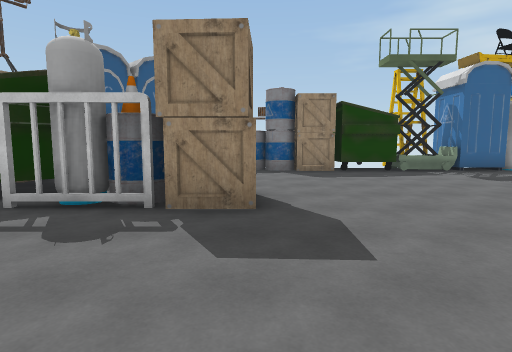
[1] (above)

24 first-person views from a walk through a scene from a Unity 3-D project. The camera is 1.5 m above the floor, tilts 6° down and sees 80° across. The floor is counted in squares, 2 m on a side. Each view is taken from the middle of a square. On the plan, view 1 faces up. The plan holds only what a view shows up to about 10 squares ahead; the rest is blank. The place goes on beyond the plan. The player is left out.

[2]
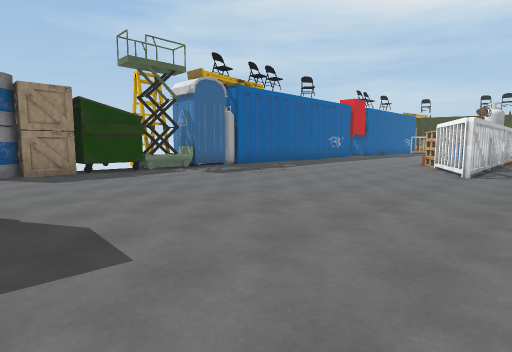

[3]
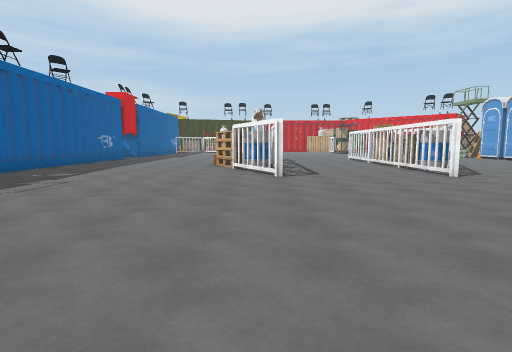

[4]
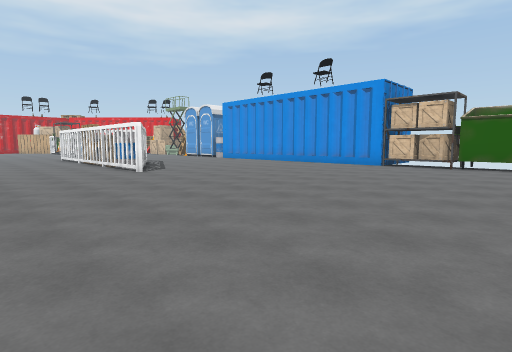

[5]
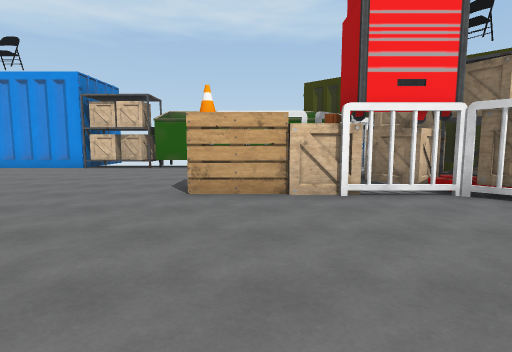

[6]
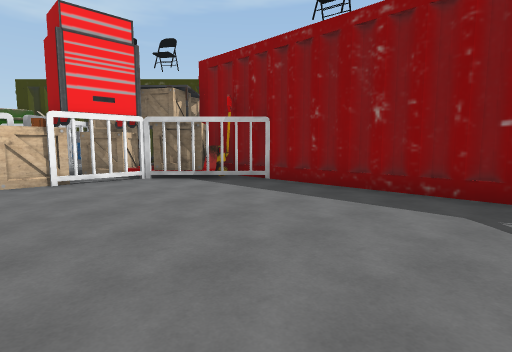

[7]
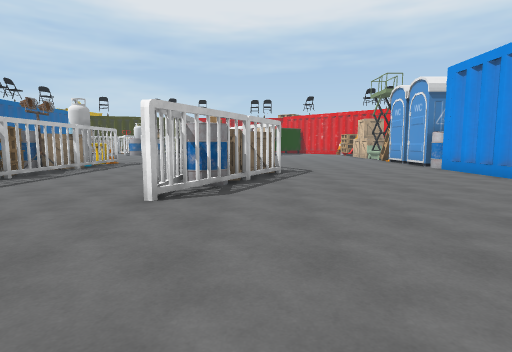

[8]
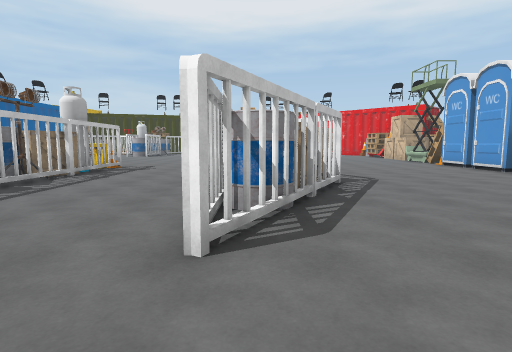

[9]
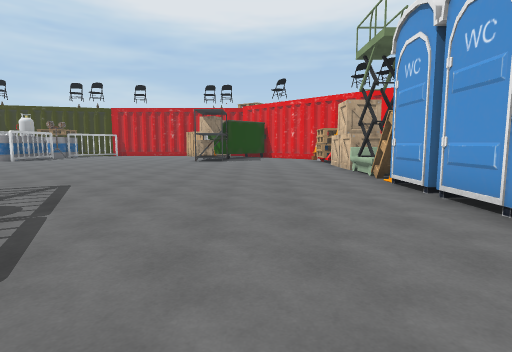

[10]
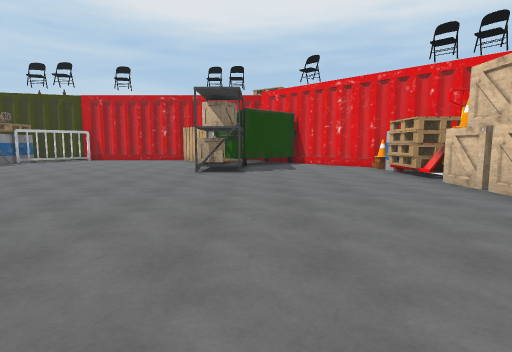

[11]
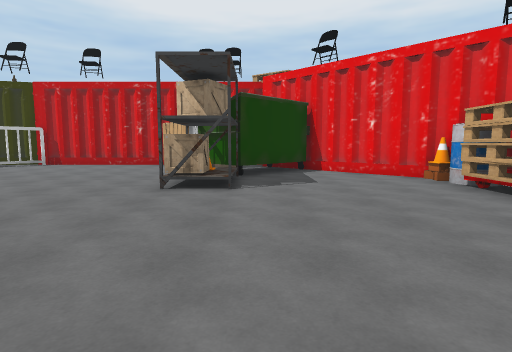

[12]
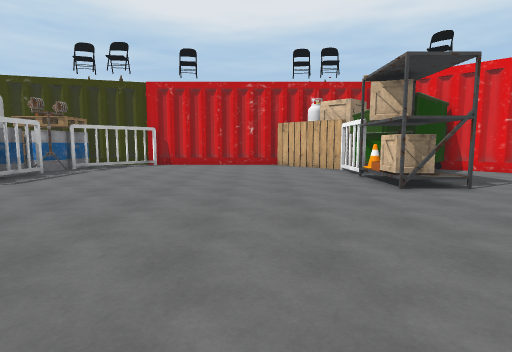

[13]
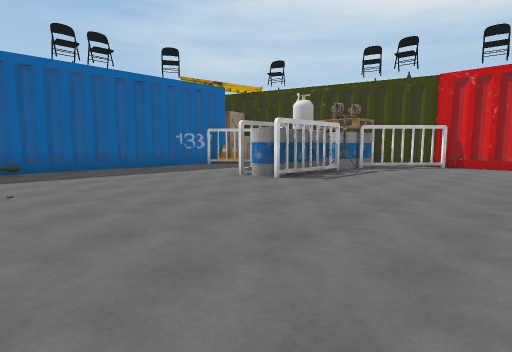

[14]
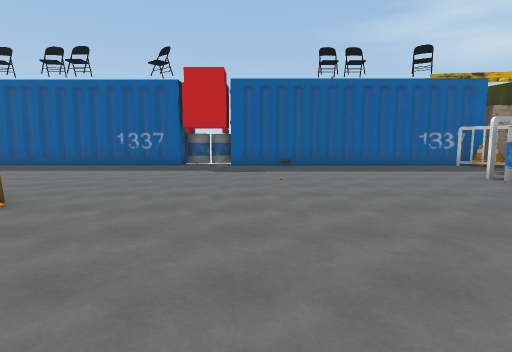

[15]
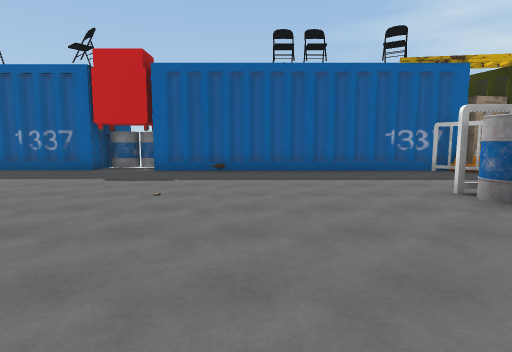

[16]
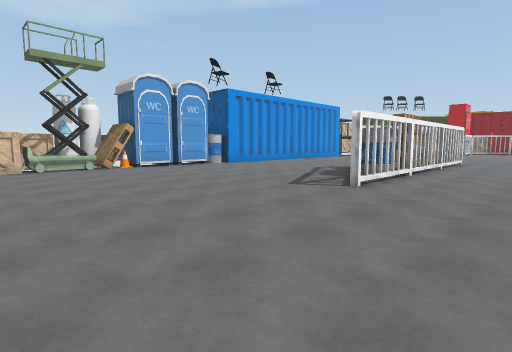

[17]
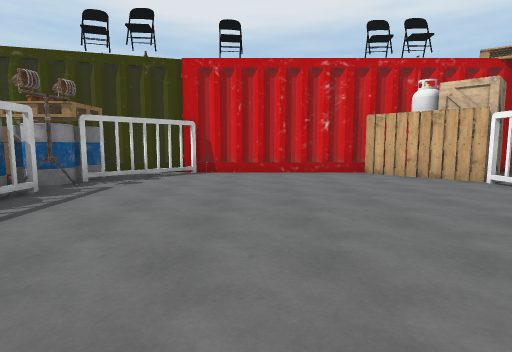

[18]
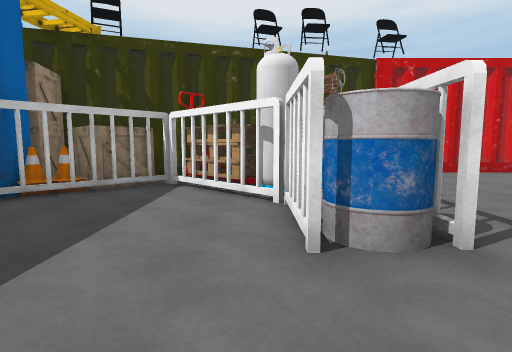

[19]
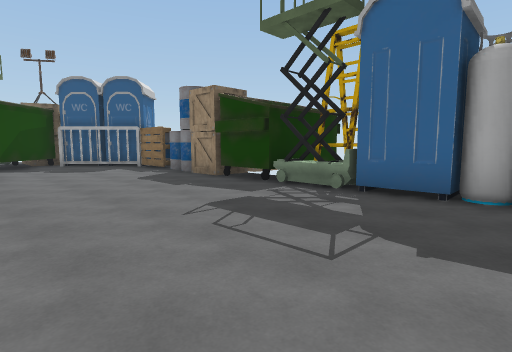

[20]
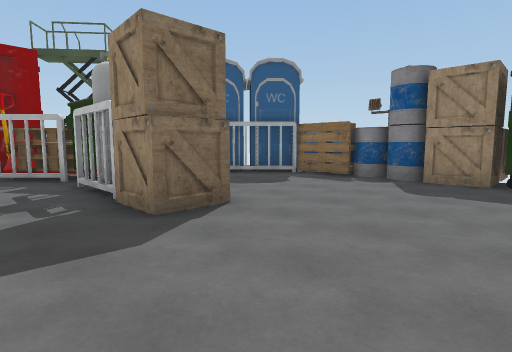

[21]
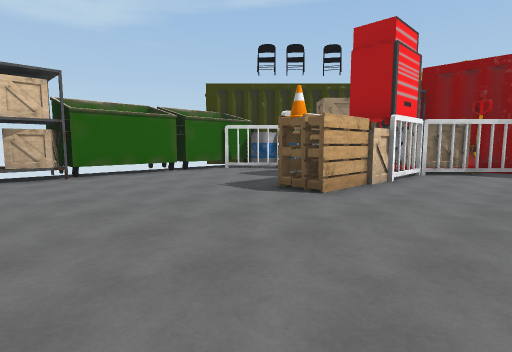

[22]
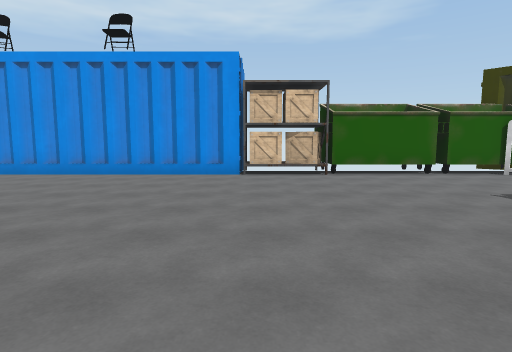

[23]
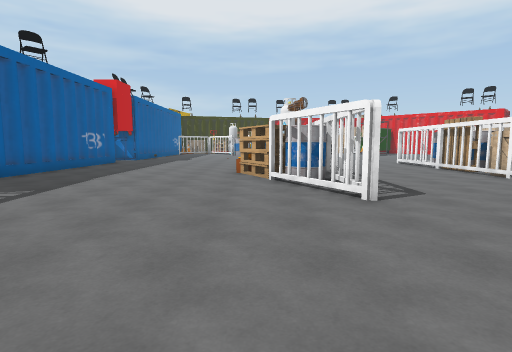

[24]
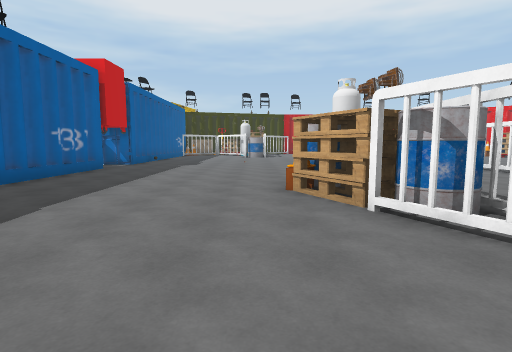

### Floor plan
Key: @ floor where view 1 was taken; # wall or solid block; x gap in a wall; . floor; ^ raised ledge; L ladder; T toilet; B barrel; C crate; A tank; R barrier; P pallet; S shelf; N cone; O other object.
Columns run from 7 left of view 1 to 31 right of it. Each row starts with its distance up from view 1.
 11         CC #L
 10      OB  C ^LTO        #BB
  9      PBBBC#^L#A#########.###########
  8     T.............................NC
  7  OTR..............................R #
  6  OO#..............................P##
  5   ###...........................RRAPB
  4   #PRABC.......................BBBBBB#
  3  ##...............POB...............R#
  2  #R............##BBPCAAO.............R
  1  #.............########..............#
  0  #.....@.............................##
 -1  #....................................#
 -2  #...................................##
 -3  #.............##BCPPB#..............#
 -4  #CRR............#RCO...............A#
 -5  #S.CCPP.......................CONR###
 -6  #CCC.............................####
 -7  SCR...............................##
 -8 ## R...............................#
 -9     B.............................##
-10     ^#x###CS#########B##OP^CCCPBN##
-11     # ^^ ^ ##         TTTAACCC P##
-12                           CC

Where each view was taken, in squares from view 1:
view 1: 0 up, 0 right, facing up
view 2: 0 up, 0 right, facing up-right
view 3: 2 up, 1 right, facing right
view 4: 1 up, 0 right, facing down-right
view 5: 0 up, 1 left, facing down
view 6: 2 up, 1 left, facing down-left
view 7: 4 down, 4 right, facing right
view 8: 3 down, 6 right, facing right
view 9: 7 down, 11 right, facing right
view 10: 6 down, 16 right, facing right
view 11: 6 down, 19 right, facing right
view 12: 2 down, 19 right, facing right
view 13: 1 down, 19 right, facing up-right
view 14: 2 down, 19 right, facing up
view 15: 0 up, 21 right, facing up
view 16: 0 up, 21 right, facing down-left
view 17: 0 up, 22 right, facing right
view 18: 5 up, 22 right, facing right
view 19: 4 up, 8 right, facing up-left
view 20: 2 up, 3 right, facing up-left
view 21: 2 down, 4 right, facing down-left
view 22: 2 down, 4 right, facing down
view 23: 3 up, 4 right, facing right
view 24: 4 up, 7 right, facing right
